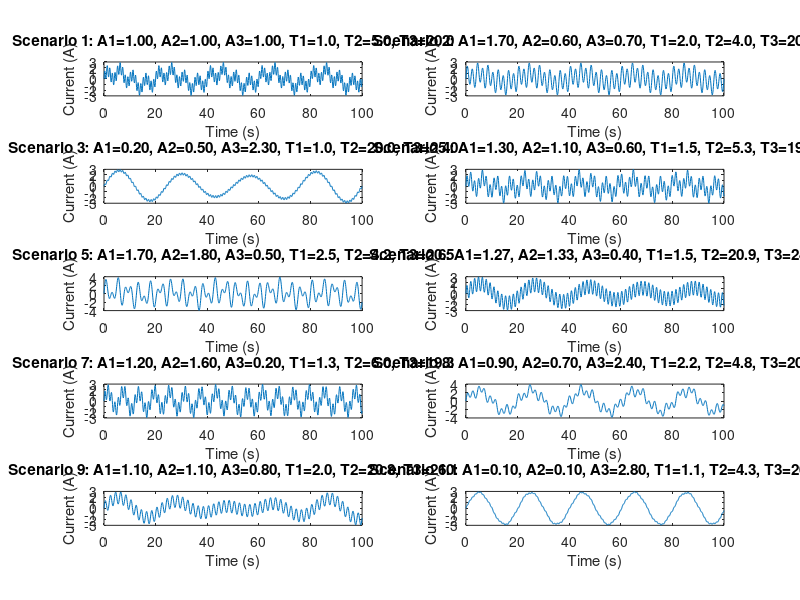

MATLAB code for this plot: (Note: this script raises an error after producing the figure.)
% Define the time vector
t = linspace(0, 100, 1000); % 0 to 100 seconds with 1000 points

% Amplitudes and periods for each scenario based on your latest images
A = [1, 1, 1;    % Scenario 1
     1.7, 0.6, 0.7;   % Scenario 2
     0.2, 0.5, 2.3;   % Scenario 3
     1.3, 1.1, 0.6; % Scenario 4
     1.7, 1.8, 0.5; % Scenario 5
     1.27, 1.33, 0.4; % Scenario 6
     1.2, 1.6, 0.2; % Scenario 7
     0.9, 0.7, 2.4; % Scenario 8
     1.1, 1.1, 0.8; % Scenario 9
     0.1, 0.1, 2.8]; % Scenario 10

T = [1, 5, 20;   % Scenario 1
     2, 4, 20;   % Scenario 2
     1, 20, 25;  % Scenario 3
     1.5, 5.3, 19.8; % Scenario 4
     2.5, 4.2, 20.5; % Scenario 5
     1.5, 20.9, 24.2; % Scenario 6
     1.3, 6, 19.3; % Scenario 7
     2.2, 4.8, 20.2; % Scenario 8
     2, 20.8, 26.1; % Scenario 9
     1.1, 4.3, 20.1]; % Scenario 10

% Create a figure for the 5x2 subplot
figure;

% Loop through each scenario
for scenario = 1:10
    % Extract amplitudes and periods for the current scenario
    A1 = A(scenario, 1);
    A2 = A(scenario, 2);
    A3 = A(scenario, 3);
    T1 = T(scenario, 1);
    T2 = T(scenario, 2);
    T3 = T(scenario, 3);
    
    % Generate the mixed signal for the current scenario
    I_scenarios = A1 * sin(2 * pi * t / T1) + ...
                  A2 * sin(2 * pi * t / T2) + ...
                  A3 * sin(2 * pi * t / T3);
    
    % Plot the current scenario in a 5x2 subplot
    subplot(5, 2, scenario);
    plot(t, I_scenarios);
    
    % Set title with Amplitude and Periods (in the order: A1, A2, A3, T1, T2, T3)
    title(sprintf('Scenario %d: A1=%.2f, A2=%.2f, A3=%.2f, T1=%.1f, T2=%.1f, T3=%.1f', ...
                  scenario, A1, A2, A3, T1, T2, T3));
    xlabel('Time (s)');
    ylabel('Current (A)');
end

% Adjust the layout
sgtitle('Synthetic data');


